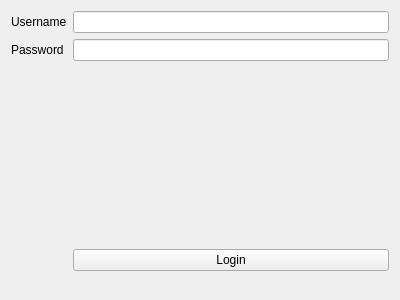
<?xml version="1.0" encoding="UTF-8"?>
<ui version="4.0">
 <class>Login</class>
 <widget class="QWidget" name="Login">
  <property name="geometry">
   <rect>
    <x>0</x>
    <y>0</y>
    <width>400</width>
    <height>300</height>
   </rect>
  </property>
  <property name="windowTitle">
   <string>Login</string>
  </property>
  <layout class="QFormLayout" name="formLayout">
   <item row="2" column="0">
    <widget class="QLabel" name="label_2">
     <property name="text">
      <string>Username</string>
     </property>
    </widget>
   </item>
   <item row="2" column="1">
    <widget class="QLineEdit" name="UsernameEdit"/>
   </item>
   <item row="3" column="0">
    <widget class="QLabel" name="label">
     <property name="text">
      <string>Password</string>
     </property>
    </widget>
   </item>
   <item row="5" column="0">
    <spacer name="verticalSpacer_2">
     <property name="orientation">
      <enum>Qt::Orientation::Vertical</enum>
     </property>
     <property name="sizeHint" stdset="0">
      <size>
       <width>20</width>
       <height>40</height>
      </size>
     </property>
    </spacer>
   </item>
   <item row="6" column="0">
    <spacer name="verticalSpacer">
     <property name="orientation">
      <enum>Qt::Orientation::Vertical</enum>
     </property>
     <property name="sizeHint" stdset="0">
      <size>
       <width>20</width>
       <height>40</height>
      </size>
     </property>
    </spacer>
   </item>
   <item row="6" column="1">
    <widget class="QPushButton" name="LoginButton">
     <property name="text">
      <string>Login</string>
     </property>
    </widget>
   </item>
   <item row="4" column="0">
    <spacer name="verticalSpacer_3">
     <property name="orientation">
      <enum>Qt::Orientation::Vertical</enum>
     </property>
     <property name="sizeHint" stdset="0">
      <size>
       <width>20</width>
       <height>40</height>
      </size>
     </property>
    </spacer>
   </item>
   <item row="3" column="1">
    <widget class="QLineEdit" name="PasswordEdit">
     <property name="echoMode">
      <enum>QLineEdit::EchoMode::Password</enum>
     </property>
    </widget>
   </item>
  </layout>
 </widget>
 <resources/>
 <connections/>
</ui>
